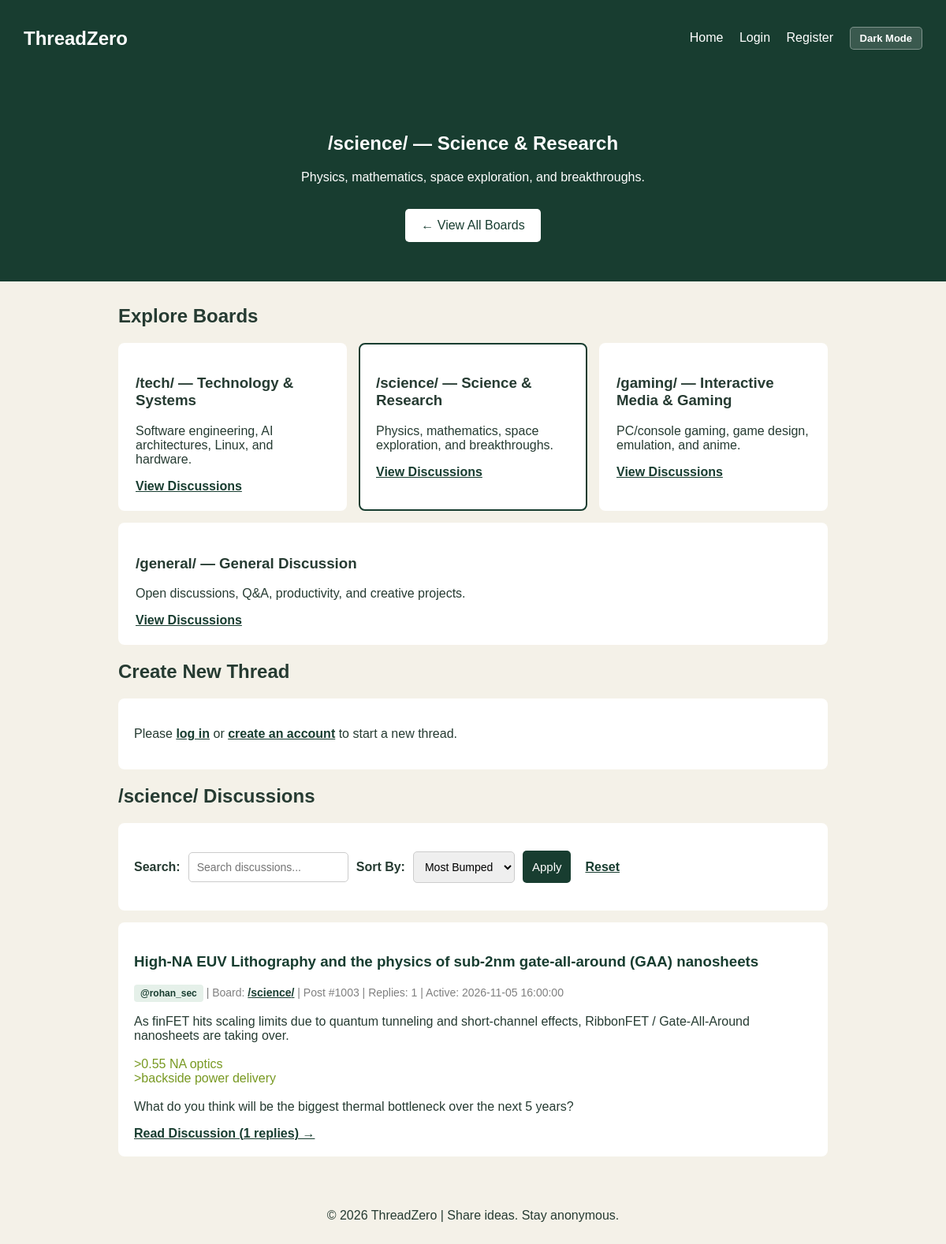
Screenshot of /index.php?board=science with the database file from the repository.
### tables this page shows
CREATE TABLE boards (
    id INT AUTO_INCREMENT PRIMARY KEY,
    slug VARCHAR(20) UNIQUE NOT NULL,               
    title VARCHAR(100) NOT NULL,
    description VARCHAR(255) NOT NULL
);

CREATE TABLE posts (
    id INT AUTO_INCREMENT PRIMARY KEY,
    board_id INT NOT NULL,
    user_id INT NOT NULL,
    parent_id INT DEFAULT NULL,
    title VARCHAR(150) DEFAULT NULL,                
    content TEXT NOT NULL,
    image_path VARCHAR(255) DEFAULT NULL,
    is_anon TINYINT(1) DEFAULT 0,                   
    is_pinned TINYINT(1) DEFAULT 0,
    is_locked TINYINT(1) DEFAULT 0,
    is_reported TINYINT(1) DEFAULT 0,               
    bumped_at TIMESTAMP DEFAULT CURRENT_TIMESTAMP,
    created_at TIMESTAMP DEFAULT CURRENT_TIMESTAMP,
    FOREIGN KEY (board_id) REFERENCES boards(id) ON DELETE CASCADE,
    FOREIGN KEY (user_id) REFERENCES users(id) ON DELETE CASCADE,
    FOREIGN KEY (parent_id) REFERENCES posts(id) ON DELETE CASCADE
);

CREATE TABLE users (
    id INT AUTO_INCREMENT PRIMARY KEY,
    username VARCHAR(50) UNIQUE NOT NULL,           
    password_hash VARCHAR(255) DEFAULT NULL,        
    token_lookup CHAR(64) DEFAULT NULL,             
    bio VARCHAR(255) DEFAULT 'Hello, I use ThreadZero.',
    role ENUM('user', 'mod') DEFAULT 'user',
    created_at TIMESTAMP DEFAULT CURRENT_TIMESTAMP,
    UNIQUE KEY unique_token_lookup (token_lookup)   
);

### index.php (the view, shortened to what this page needs)
<?php
require_once 'config/db.php';
require_once 'config/functions.php';
$boards_sql = "SELECT id, slug, title, description FROM boards ORDER BY id ASC";
$boards_stmt = $pdo->prepare($boards_sql);
$boards_stmt->execute();
$boards = $boards_stmt->fetchAll();
$boards_by_slug = [];
foreach ($boards as $b) {
    $boards_by_slug[$b['slug']] = $b;
}
$current_board_slug = is_string($_GET['board'] ?? null) ? trim($_GET['board']) : '';
$current_board = $boards_by_slug[$current_board_slug] ?? null;
$search_query = is_string($_GET['search'] ?? null) ? trim($_GET['search']) : '';
$sort_by      = (is_string($_GET['sort'] ?? null) && $_GET['sort'] === 'newest') ? 'newest' : 'bumped';
$where_clauses = ["p.parent_id IS NULL"];
$params = [];
if ($current_board !== null) {
    $where_clauses[] = "p.board_id = ?";
    $params[] = $current_board['id'];
}
$where_sql = implode(' AND ', $where_clauses);
$order_sql = ($sort_by === 'newest')
    ? "p.is_pinned DESC, p.created_at DESC"
    : "p.is_pinned DESC, p.bumped_at DESC";
$feed_sql = "SELECT p.*, u.username, b.slug AS board_slug, b.title AS board_title,
                    (SELECT COUNT(*) FROM posts r WHERE r.parent_id = p.id) AS reply_count
             FROM posts p
             JOIN users u ON p.user_id = u.id
             JOIN boards b ON p.board_id = b.id
             WHERE $where_sql
             ORDER BY $order_sql
             LIMIT 50";
$feed_stmt = $pdo->prepare($feed_sql);
$feed_stmt->execute($params);
$threads = $feed_stmt->fetchAll();
$body_class = 'home-page';
include 'includes/header.php';
?>
<section class="welcome-box">
    <?php if ($current_board): ?>
        <h1>/<?= htmlspecialchars($current_board['slug']) ?>/ &mdash; <?= htmlspecialchars($current_board['title']) ?></h1>
        <p><?= htmlspecialchars($current_board['description']) ?></p>
        <a href="index.php" class="home-button">&larr; View All Boards</a>
    <?php endif; ?>
</section>
<main class="home-content">
    <h2>Explore Boards</h2>
    <div class="board-list">
        <?php foreach ($boards as $board): ?>
            <div class="board-box<?= ($current_board && $current_board['id'] === $board['id']) ? ' active' : '' ?>">
                <h3>/<?= htmlspecialchars($board['slug']) ?>/ &mdash; <?= htmlspecialchars($board['title']) ?></h3>
                <p><?= htmlspecialchars($board['description']) ?></p>
                <a href="index.php?board=<?= urlencode($board['slug']) ?>">View Discussions</a>
            </div>
        <?php endforeach; ?>
    </div>
    <h2>Create New Thread</h2>
    <div class="recent-box">
        <?php if (isLoggedIn()): ?>
            <form method="POST" action="index.php<?= $current_board ? '?board=' . urlencode($current_board['slug']) : '' ?>" enctype="multipart/form-data">
                <?= csrfField() ?>
                <input type="hidden" name="action" value="create_thread">
                <label for="board_id">Select Board</label>
                <select id="board_id" name="board_id" style="padding: 10px; border: 1px solid #ccc; border-radius: 5px;" required>
                    <?php foreach ($boards as $board): ?>
                        <option value="<?= (int)$board['id'] ?>" <?= ($current_board && $current_board['id'] === $board['id']) ? 'selected' : '' ?>>
                            /<?= htmlspecialchars($board['slug']) ?>/ - <?= htmlspecialchars($board['title']) ?>
                        </option>
                    <?php endforeach; ?>
                </select>
                <label for="title">Thread Title</label>
                <input
                    type="text"
                    id="title"
                    name="title"
                    placeholder="Enter thread title"
                    minlength="3"
                    maxlength="150"
                    required
                >
                <label for="content">Thread Content</label>
                <textarea
                    id="content"
                    name="content"
                    placeholder="Write your thoughts... (Use > for greentext)"
                    maxlength="5000"
                    required
                ></textarea>
                <label for="image">Attach Image (Optional, max 2MB)</label>
                <input type="file" id="image" name="image" accept=".jpg,.jpeg,.png,.gif,.webp">
                <label>
                    <input type="checkbox" name="is_anon" value="1">
                    Post Thread Anonymously (Mask my username as Anonymous [OP])
                </label>
                <button type="submit">Post Thread</button>
            </form>
        <?php else: ?>
            <p>
                Please <a href="auth.php">log in</a> or <a href="auth.php?mode=register">create an account</a> to start a new thread.
            </p>
        <?php endif; ?>
    </div>
    <h2><?= $current_board ? '/' . htmlspecialchars($current_board['slug']) . '/ Discussions' : 'Recent Discussions' ?></h2>
    <div class="recent-box">
        <form method="GET" action="index.php" class="search-sort">
            <label for="search">Search:</label>
            <input
                type="search"
                id="search"
                name="search"
                value="<?= htmlspecialchars($search_query) ?>"
                placeholder="Search discussions..."
            >
            <label for="sort">Sort By:</label>
            <select id="sort" name="sort">
                <option value="bumped" <?= $sort_by === 'bumped' ? 'selected' : '' ?>>Most Bumped</option>
            </select>
            <button type="submit">Apply</button>
            <?php if ($search_query !== '' || $current_board !== null): ?>
                <a href="index.php" style="margin-left: 8px;">Reset</a>
            <?php endif; ?>
        </form>
    </div>
    <?php if (empty($threads)): ?>
        <div class="recent-box">
            <p>No discussions found. Be the first to start a thread above!</p>
        </div>
    <?php else: ?>
        <?php foreach ($threads as $thread): ?>
            <div class="recent-box" id="p<?= (int)$thread['id'] ?>">
                <h3>
                    <a href="thread.php?id=<?= (int)$thread['id'] ?>" style="text-decoration: none;">
                        <?= htmlspecialchars($thread['title']) ?>
                    </a>
                </h3>
                <p class="thread-info">
                    <?= renderAuthorBadge($thread) ?>
                    | Board: <a href="index.php?board=<?= urlencode($thread['board_slug']) ?>">/<?= htmlspecialchars($thread['board_slug']) ?>/</a>
                    | Post #<?= (int)$thread['id'] ?>
                    | Replies: <?= (int)$thread['reply_count'] ?>
                    | Active: <?= htmlspecialchars($thread['bumped_at']) ?>
                </p>
                <p><?= formatPostBody(mb_strimwidth($thread['content'], 0, 280, '...')) ?></p>
                <a href="thread.php?id=<?= (int)$thread['id'] ?>">Read Discussion (<?= (int)$thread['reply_count'] ?> replies) &rarr;</a>
            </div>
        <?php endforeach; ?>
    <?php endif; ?>
</main>
<?php include 'includes/footer.php'; ?>

### includes/header.php (shortened to what this page needs)
<?php
require_once __DIR__ . '/../config/db.php';
require_once __DIR__ . '/../config/functions.php';
$body_class = $body_class ?? 'home-page';
?>
<!DOCTYPE html>
<html lang="en">
<head>
    <link rel="stylesheet" href="assets/css/style.css">
</head>
<body class="<?= htmlspecialchars($body_class) ?>">
    <header class="home-header">
        <h2>
            <a href="index.php" style="color: white; text-decoration: none;">ThreadZero</a>
        </h2>
        <nav>
            <a href="index.php">Home</a>
            <?php if (isLoggedIn()): ?>
                <a href="profile.php">Profile (@<?= htmlspecialchars($_SESSION['username']) ?>)</a>
                            <?php
                $notification_count = 0;
                if (isLoggedIn()) {
                    $notification_stmt = $pdo->prepare(
                        "SELECT COUNT(*)
                         FROM notifications
                         WHERE recipient_id = ? AND is_read = 0"
                    );
                    $notification_stmt->execute([(int)$_SESSION['user_id']]);
                    $notification_count = (int)$notification_stmt->fetchColumn();
                }
                ?>
                <a href="notifications.php">
                    Notifications
                    <?php if ($notification_count > 0): ?>
                        (<?= $notification_count ?>)
                    <?php endif; ?>
                </a>
                <?php if (isMod()): ?>
                    <a href="admin.php">Mod Panel</a>
                <?php endif; ?>
                <form method="POST" action="auth.php" class="logout-form">
                    <?= csrfField() ?>
                    <input type="hidden" name="action" value="logout">
                    <button type="submit" class="nav-link-button">Logout</button>
                </form>
            <?php else: ?>
                <a href="auth.php">Login</a>
                <a href="auth.php?mode=register">Register</a>
            <?php endif; ?>
            <button type="button" id="theme-toggle" class="theme-toggle-btn" onclick="toggleTheme()" aria-pressed="false">
            </button>
        </nav>
    </header>

### config/functions.php (shortened to what this page needs)
<?php
function isLoggedIn() {
    return isset($_SESSION['user_id']);
}
function renderAuthorBadge($post, $parentThread = null) {
    $username = htmlspecialchars($post['username'] ?? 'User', ENT_QUOTES, 'UTF-8');
    return '<span class="badge-user">@' . $username . '</span>';
}
function formatPostBody($text) {
    $safe = htmlspecialchars($text, ENT_QUOTES, 'UTF-8');
    $safe = preg_replace('/&gt;&gt;(\d+)/', '<a href="#p$1" class="quote-link">&gt;&gt;$1</a>', $safe);
    $safe = preg_replace('/^(&gt;.*)$/m', '<span class="greentext">$1</span>', $safe);
    return nl2br($safe);
}
?>

### includes/footer.php
<footer class="home-footer">
        <p>&copy; 2026 ThreadZero | Share ideas. Stay anonymous.</p>
    </footer>
</body>
</html>

### assets/css/style.css (style rules this page uses)
.home-page, .login-page, .register-page, .thread-page, .profile-page { margin: 0; background-color: #f4f1e8; font-family: Arial, sans-serif; color: #263b32; }
.home-header { background-color: #183d30; color: white; padding: 15px 30px; display: flex; justify-content: space-between; align-items: center; flex-wrap: wrap; }
.home-header nav a { color: white; text-decoration: none; margin: 8px; }
.welcome-box { background-color: #183d30; color: white; text-align: center; padding: 50px 20px; }
.home-button { display: inline-block; background-color: white; color: #183d30; padding: 12px 20px; margin-top: 15px; text-decoration: none; border-radius: 5px; }
.home-content { width: 900px; max-width: 90%; margin: 30px auto; }
.board-list { display: flex; flex-wrap: wrap; gap: 15px; }
.board-box { background-color: white; padding: 20px; flex: 1; min-width: 180px; border-radius: 8px; border: 2px solid transparent; }
.board-box.active { border-color: #183d30; }
.board-box a, .recent-box a { color: #183d30; font-weight: bold; }
.recent-box { background-color: white; padding: 20px; margin: 15px 0; border-radius: 8px; }
.recent-box form label { font-weight: bold; }
.recent-box form button { background-color: #183d30; color: white; padding: 12px; border: none; border-radius: 5px; cursor: pointer; font-size: 15px; }
.search-sort { display: flex; flex-direction: row; align-items: center; flex-wrap: wrap; gap: 10px; margin: 15px 0; }
.search-sort input, .search-sort select { padding: 10px; border: 1px solid #ccc; border-radius: 5px; font-size: 14px; }
.search-sort button { background-color: #183d30; color: white; padding: 10px 18px; border: none; border-radius: 5px; cursor: pointer; }
.home-footer { text-align: center; padding: 20px; }
.thread-info { color: gray; font-size: 14px; }
.badge-user { display: inline-block; background-color: #e5f0e9; color: #183d30; padding: 4px 8px; border-radius: 4px; font-size: 12px; font-weight: bold; }
.greentext { color: #789922; }
:root { color-scheme: light; --bg: #f4f1e8; --card-bg: #ffffff; --sub-bg: #f4f1e8; --text-main: #263b32; --text-muted: #666666; --header-bg: #183d30; --border-color: #cccccc; --input-bg: #ffffff; }
.theme-toggle-btn { background-color: rgba(255, 255, 255, 0.15); color: white; border: 1px solid rgba(255, 255, 255, 0.35); padding: 6px 12px; margin-left: 8px; border-radius: 5px; cursor: pointer; font-size: 13px; font-weight: bold; }

### rows the page displays
boards: slug "science", title "Science & Research", description "Physics, mathematics, space exploration, and breakthroughs."
boards: slug "tech", title "Technology & Systems", description "Software engineering, AI architectures, Linux, and hardware."
boards: slug "gaming", title "Interactive Media & Gaming", description "PC/console gaming, game design, emulation, and anime."
boards: slug "general", title "General Discussion", description "Open discussions, Q&A, productivity, and creative projects."
posts: title "High-NA EUV Lithography and the physics of sub-2nm gate-all-around (GAA) nanosheets", user.username "rohan_sec", board.slug "science", id "1003", reply_count "1", bumped_at "2026-11-05 16:00:00", content "As finFET hits scaling limits due to quantum tunneling and short-channel effects, RibbonFET / Gate-All-Around nanosheets are taking over. >0.55 NA optics >backside power delivery What do you think will be the biggest thermal bottleneck over the next 5 years?"
